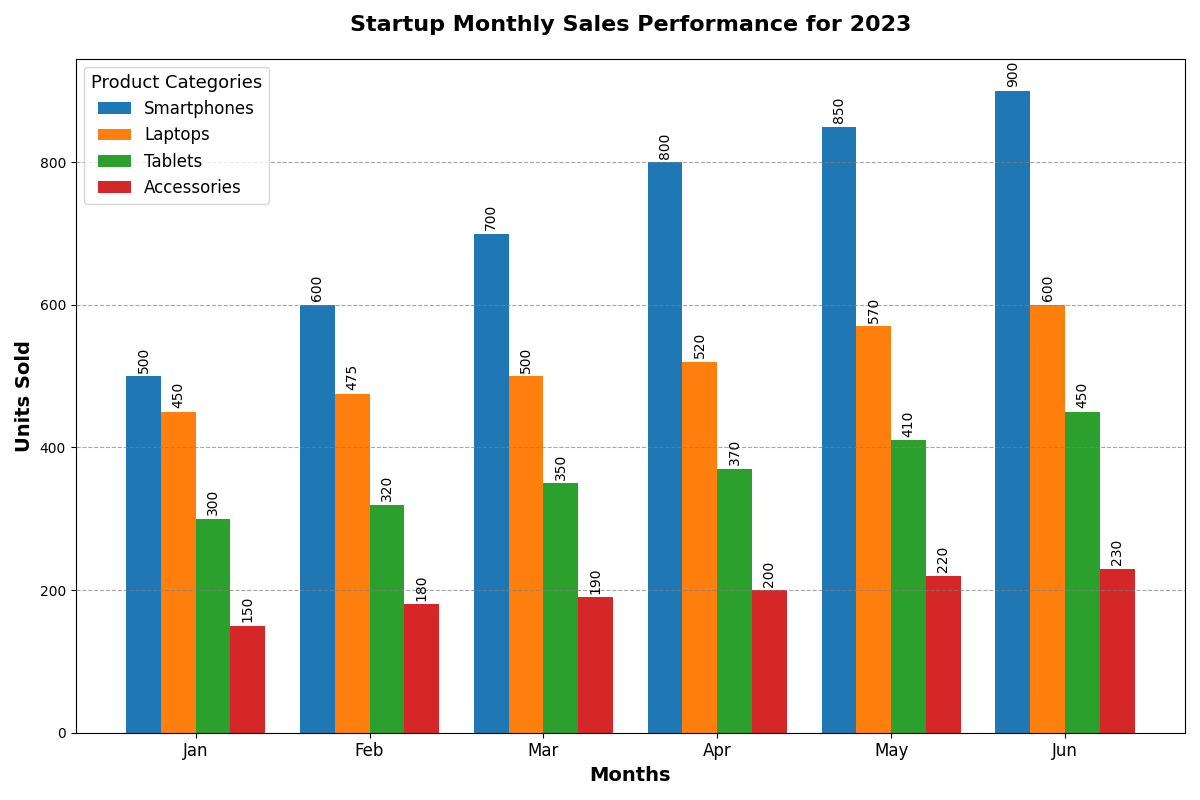

Python code for this plot:
import matplotlib.pyplot as plt
import numpy as np

# Define product categories
product_categories = ['Smartphones', 'Laptops', 'Tablets', 'Accessories']

# Monthly sales data (units sold) for each category over six months
sales_data = np.array([
    [500, 600, 700, 800, 850, 900],  # Smartphones
    [450, 475, 500, 520, 570, 600],  # Laptops
    [300, 320, 350, 370, 410, 450],  # Tablets
    [150, 180, 190, 200, 220, 230]   # Accessories
])

# Months
months = ['Jan', 'Feb', 'Mar', 'Apr', 'May', 'Jun']

# Plotting setup
fig, ax = plt.subplots(figsize=(12, 8))

# Define bar width and positions
bar_width = 0.2
x_positions = np.arange(len(months))

# Plot bars for each product category
for i, category in enumerate(product_categories):
    ax.bar(x_positions + i * bar_width, sales_data[i], bar_width, label=category)

# Customization
ax.set_xlabel('Months', fontsize=14, weight='bold')
ax.set_ylabel('Units Sold', fontsize=14, weight='bold')
ax.set_title('Startup Monthly Sales Performance for 2023', fontsize=16, weight='bold', pad=20)
ax.set_xticks(x_positions + bar_width * (len(product_categories) - 1) / 2)
ax.set_xticklabels(months, fontsize=12)

# Annotation for each bar
for i, category_data in enumerate(sales_data):
    for j, sale in enumerate(category_data):
        ax.text(x_positions[j] + i * bar_width, sale + 5, f'{sale}', ha='center', va='bottom', fontsize=10, rotation=90)

# Legend
ax.legend(title='Product Categories', fontsize=12, title_fontsize='13', frameon=True)

# Grid
ax.yaxis.grid(True, linestyle='--', which='major', color='grey', alpha=0.7)

# Adjust layout
plt.tight_layout()

# Display the plot
plt.show()
